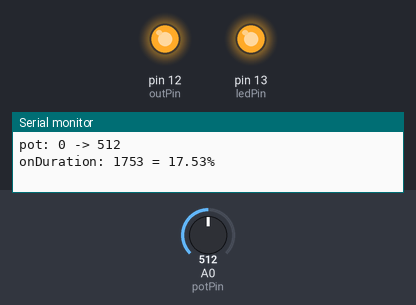
Simulated run of this sketch. Board: Arduino Uno, built with avr-gcc and run on an emulated ATmega328P. Shown: output pins drawn as LEDs (lit = HIGH), the last lines printed to the serial monitor. Dashed ring = blinking. Inputs (shaded band) come from the test bench; at power-on: A0 (potPin) = 512.

Above: at 1.2 s.
1.3 s: A0 (potPin) set to 717
At 2.6 s:
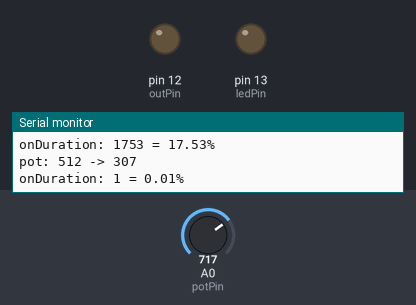
3.0 s: A0 (potPin) set to 743
At 3.3 s:
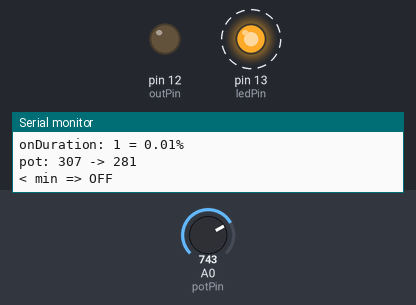
6.0 s: A0 (potPin) set to 10
7.8 s: A0 (potPin) set to 7
10.8 s: A0 (potPin) set to 0
At 13.7 s:
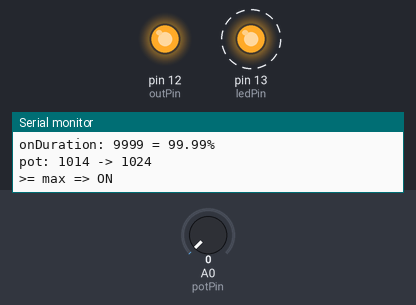
13.8 s: A0 (potPin) set to 316
16.8 s: A0 (potPin) set to 333
Timing chart, 0 to 19.5 s (numbered marks = the images above; inputs shaded):
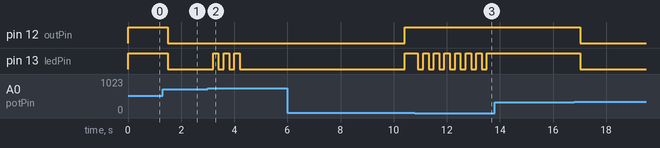

The sketch:

thermostat_pot.ino
```cpp
/*

Thermostat potentiometer - control out pin with a potentiometer.

 __________                       ` __________
|          |                      `|          |
|          |______________________`|          |_____  ...
                                  `
<---------><--------------------->`
onDuration
<-------------------------------->
       globalPeriod

See https://www.arduino.cc/en/Tutorial/AnalogReadSerial for wiring
*/

/*
TODO:
  - bouton boost :
    - 1 appui => led clignote 1 fois (1/2s on 1,5 off) => on pendant 30s
    - 2 appuis => led clignote 2 fois => on pendant 60s

*/

#define arduino  // Comment for Attiny

#ifdef arduino
  // Arduino
  #define dbg  // Serial out
  byte ledPin = 13;  // LED_BUILTIN
  byte outPin = 12;
  byte potPin = A0;
  unsigned int globalPeriod = 10000;  // Max 65535
#else
  // Attiny 85
  byte ledPin = 0;  // high when out low
  byte outPin = 1;
  byte potPin = 2;
  unsigned int globalPeriod = 20000;  // Max 65535
#endif

unsigned int sleepTime = 500;     // Sleep duration between actions
unsigned int minPotValue = 300;   // if potValue < minPotValue => off
unsigned int maxPotValue = 1016;  // if potValue > maxPotValue => on
bool on;
bool invert_pot;

unsigned long currentPeriodBegin = 0;
unsigned int potValue;
unsigned int onDuration;
unsigned int lastPotValue = 0;


void setup() {
  pinMode(potPin, INPUT);
  pinMode(outPin, OUTPUT);
  pinMode(ledPin, OUTPUT);
  on = true;
  invert_pot = true;
  digitalWrite(outPin, HIGH);
  digitalWrite(ledPin, HIGH);
  #ifdef dbg
  Serial.begin(1200);
  #endif
}

void debug(String message) {
  #ifdef dbg
    Serial.println(message);
  #endif
}

float unit_sigmoid(float x) {
  // Sigmoid approximation defined at x=0 and x=1
  // http://www.flong.com/texts/code/shapers_exp/
  // * 2x² if x in [0, 0.5]
  // * 1-2(1-x)² if x in [0.5, 1]
  if (x >= 0 and x < 0.5) {
    return 2*sq(x);
  } else if (x >= 0.5 and x <= 1) {
    return 1-2*sq(1-x);
  } else {
    // Shouldn't appends
    debug("ERROR in Sigmoid: " + String(x));
    return -1;
  }
}

float sigmoid_map(float x, float x_min, float x_max, float y_max) {
  // Return the sigmoid (approximation) value of x in range [x_min, x_max], [0, y_max]
  return (y_max * unit_sigmoid((x - x_min) / (x_max - x_min)));
}

unsigned int read_pot_value(unsigned int nb_reads=4) {
  // Return potentiometer value, average reading of multiple reads
  word sum = 0;
  for (int i=1; i <= nb_reads; i++) {
    potValue = analogRead(potPin);
    sum += potValue;
  }
  return sum / nb_reads;
}

void blink_led(byte nb_times, byte d=200) {
  digitalWrite(ledPin, LOW);
  delay(d);
  for(byte i = 0; i < nb_times; i++) {
    digitalWrite(ledPin, HIGH);
    delay(d);
    digitalWrite(ledPin, LOW);
    delay(d);
  }
}

void loop() {
  // pot read
  potValue = read_pot_value();
  if (invert_pot) potValue = 1024 - potValue;
  // debug(String(on));
  if (abs((int) potValue - (int) lastPotValue) > 7) {
    Serial.println("\npot: " + String(lastPotValue) + " -> " + String(potValue));
    lastPotValue = potValue;
    if (potValue < minPotValue) {
      debug("< min => OFF");
      onDuration = 0;
      blink_led(3);
      digitalWrite(ledPin, LOW);
    } else if (potValue >= maxPotValue) {
      debug(">= max => ON");
      onDuration = globalPeriod;
      blink_led(6);
      digitalWrite(ledPin, HIGH);
    } else {
      onDuration = sigmoid_map(potValue, minPotValue, maxPotValue, globalPeriod);
      debug("onDuration: " + String(onDuration) + " = " + String(onDuration*(100.0/(float)globalPeriod)) + '%');
    }
  }
  // time to switch on ?
  if (!on && onDuration > 100 && (millis() - currentPeriodBegin > globalPeriod)) {
    // Switch on
    currentPeriodBegin = millis();
    digitalWrite(outPin, HIGH);
    digitalWrite(ledPin, HIGH);
    on = true;
  }
  // time to switch off ?
  if (on && onDuration < globalPeriod && (millis() - currentPeriodBegin > onDuration)) {
    // Serial.print("millis() - currentPeriodBegin: "); Serial.println(millis() - currentPeriodBegin);
    // Switch off
    digitalWrite(outPin, LOW);
    digitalWrite(ledPin, LOW);
    on = false;
  }
  delay(sleepTime);
}
```

Measured:
- the behaviour switches between 724 and 725 on A0 (potPin) (found by bisection; images 1 and 2)
- after the input at 1.3 s, pin 12 (outPin), pin 13 (ledPin): HIGH → LOW after 0.20 s instead of 0.70 s
- after the input at 3.0 s, pin 13 (ledPin): alternates HIGH for 0.20 s and LOW for 0.20 s, 6 changes in all, then stays LOW, starting after 0.21 s
- after the input at 10.8 s, pin 13 (ledPin): alternates HIGH for 0.20 s and LOW for 0.20 s, starting after 0.11 s
